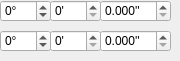
             <widget class="QWidget" name="DDmmsssss">
              <widget class="QSpinBox" name="sbXDegrees2">
               <property name="geometry">
                <rect>
                 <x>0</x>
                 <y>0</y>
                 <width>51</width>
                 <height>22</height>
                </rect>
               </property>
               <property name="keyboardTracking">
                <bool>false</bool>
               </property>
               <property name="suffix">
                <string>°</string>
               </property>
               <property name="minimum">
                <number>-89</number>
               </property>
               <property name="maximum">
                <number>89</number>
               </property>
              </widget>
              <widget class="QSpinBox" name="sbYDegrees2">
               <property name="geometry">
                <rect>
                 <x>0</x>
                 <y>30</y>
                 <width>51</width>
                 <height>22</height>
                </rect>
               </property>
               <property name="keyboardTracking">
                <bool>false</bool>
               </property>
               <property name="suffix">
                <string>°</string>
               </property>
               <property name="minimum">
                <number>-180</number>
               </property>
               <property name="maximum">
                <number>180</number>
               </property>
              </widget>
              <widget class="QSpinBox" name="sbXMinutes2">
               <property name="geometry">
                <rect>
                 <x>50</x>
                 <y>0</y>
                 <width>51</width>
                 <height>22</height>
                </rect>
               </property>
               <property name="sizePolicy">
                <sizepolicy hsizetype="Preferred" vsizetype="Fixed">
                 <horstretch>0</horstretch>
                 <verstretch>0</verstretch>
                </sizepolicy>
               </property>
               <property name="keyboardTracking">
                <bool>false</bool>
               </property>
               <property name="suffix">
                <string>'</string>
               </property>
               <property name="maximum">
                <number>59</number>
               </property>
              </widget>
              <widget class="QSpinBox" name="sbYMinutes2">
               <property name="geometry">
                <rect>
                 <x>50</x>
                 <y>30</y>
                 <width>51</width>
                 <height>22</height>
                </rect>
               </property>
               <property name="keyboardTracking">
                <bool>false</bool>
               </property>
               <property name="suffix">
                <string>'</string>
               </property>
               <property name="maximum">
                <number>59</number>
               </property>
              </widget>
              <widget class="QDoubleSpinBox" name="sbXSeconds">
               <property name="geometry">
                <rect>
                 <x>100</x>
                 <y>0</y>
                 <width>71</width>
                 <height>22</height>
                </rect>
               </property>
               <property name="sizePolicy">
                <sizepolicy hsizetype="Preferred" vsizetype="Fixed">
                 <horstretch>0</horstretch>
                 <verstretch>0</verstretch>
                </sizepolicy>
               </property>
               <property name="keyboardTracking">
                <bool>false</bool>
               </property>
               <property name="suffix">
                <string>''</string>
               </property>
               <property name="decimals">
                <number>3</number>
               </property>
               <property name="maximum">
                <double>59.999000000000002</double>
               </property>
              </widget>
              <widget class="QDoubleSpinBox" name="sbYSeconds">
               <property name="geometry">
                <rect>
                 <x>100</x>
                 <y>30</y>
                 <width>71</width>
                 <height>22</height>
                </rect>
               </property>
               <property name="keyboardTracking">
                <bool>false</bool>
               </property>
               <property name="suffix">
                <string>''</string>
               </property>
               <property name="decimals">
                <number>3</number>
               </property>
               <property name="maximum">
                <double>59.999000000000002</double>
               </property>
              </widget>
             </widget>
